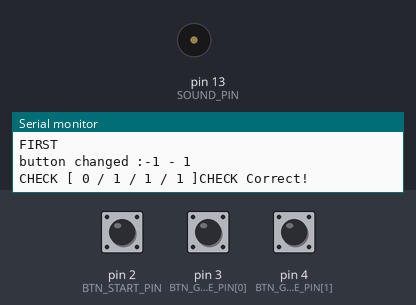
Simulated run of this sketch. Board: Arduino Uno, built with avr-gcc and run on an emulated ATmega328P. On the bench: buzzer (waves = sounding), the last lines printed to the serial monitor. The test bench sets the inputs (shaded band); at power-on: pin 3 (BTN_GAME_PIN[0]) HIGH, pin 2 (BTN_START_PIN) LOW, pin 4 (BTN_GAME_PIN[1]) HIGH.

Above: at 5.0 s.
5.1 s: pin 3 (BTN_GAME_PIN[0]) pulled LOW for 0.15 s
At 5.37 s:
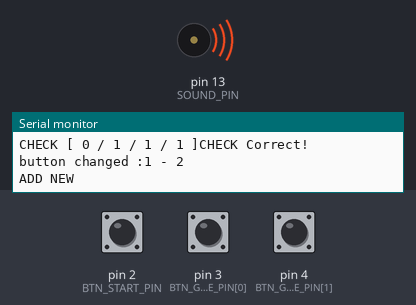
7.1 s: pin 2 (BTN_START_PIN) pulled HIGH for 0.15 s
At 8.24 s:
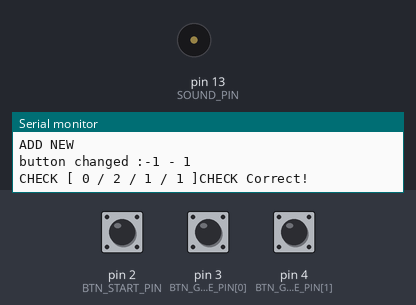
10.1 s: pin 3 (BTN_GAME_PIN[0]) pulled LOW for 1 s
Timing chart, 0 to 20.1 s (numbered marks = the images above; inputs shaded):
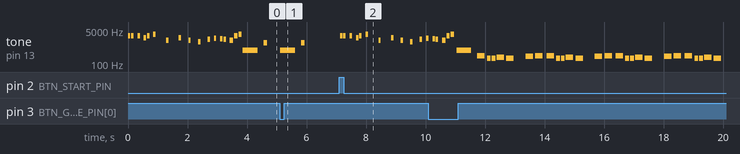

The sketch:

sketch_10.1.SequenceMemoryGame.ino
```cpp
#include "pitches.h"

int GAME_BUTTON_CNT = 10;
int PREV_NUMBER = -1;
int BTN_START_PIN = 2; // start button
int BTN_GAME_PIN[10] = {3,4,5,6,7,8,9,10,11,12}; // 1~10 button by order
int SOUND_PIN = 13;

enum GMODE {
  GMODE_GAME_START,       // 0, start new game, initialize all
  GMODE_HIT_BTN_CORRECT,  // 1, hit correct memorized button
  GMODE_HIT_BTN_WRONG,     // 2, hit wrong memorized button
  GMODE_USER_CHANGE,      // 3, change user
  GMODE_GAME_END          // 3
};

int melody1[] = {NOTE_C4, NOTE_G3,NOTE_G3, NOTE_A3, NOTE_G3,0, NOTE_B3, NOTE_C4};
int noteDurations1[] = {4, 8, 8, 4, 4, 4, 4, 4};

int melody4[] = {
    NOTE_E7, NOTE_E7, 0, NOTE_E7,
    0, NOTE_C7, NOTE_E7, 0,
    NOTE_G7, 0, 0,  0,
    NOTE_G6, 0, 0, 0,

    NOTE_C7, 0, 0, NOTE_G6,
    0, 0, NOTE_E6, 0,
    0, NOTE_A6, 0, NOTE_B6,
    0, NOTE_AS6, NOTE_A6, 0,

    NOTE_G6, NOTE_E7, NOTE_G7
  };
int noteDurations4[] = {
  12, 12, 12, 12,
  12, 12, 12, 12,
  12, 12, 12, 12,
  12, 12, 12, 12,

  12, 12, 12, 12,
  12, 12, 12, 12,
  12, 12, 12, 12,
  12, 12, 12, 12,

  9, 9, 9};

int CURRENT_STAGE = 0; // current game stage which start from zero
int MEMORY_STAGE = 0;  // number button memorized count
int order_memorize[50];

void setup() {
  // put your setup code here, to run once:

  pinMode(SOUND_PIN, OUTPUT);
  Serial.begin(9600);
  startGame();
}

void loop() {

  int buttonState = readButton();

  // start game
  if (buttonState == 0) {
    startGame();
  }
  else if (1 <= buttonState && buttonState <= 10 ) {

    if (buttonState != PREV_NUMBER) {

      Serial.print("button changed :");
      Serial.print(PREV_NUMBER);
      Serial.print(" - ");
      Serial.println(buttonState);

      // at first clicked
      if (MEMORY_STAGE == 0 && CURRENT_STAGE == 0) {
          Serial.println("FIRST");

        order_memorize[0] = buttonState;
        MEMORY_STAGE = 1;
        CURRENT_STAGE = 0;

        PREV_NUMBER = -1; // reset previous

        soundEffect(GMODE_USER_CHANGE);
      }
      // add new number
      else if (MEMORY_STAGE == CURRENT_STAGE) {
        Serial.println("ADD NEW");

        order_memorize[CURRENT_STAGE] = buttonState;
        MEMORY_STAGE++;
        CURRENT_STAGE = 0;


        PREV_NUMBER = -1;

        soundEffect(GMODE_USER_CHANGE);
      }
      // mid number
      else {
        Serial.print("CHECK [ ");
        Serial.print(CURRENT_STAGE);
        Serial.print( " / " );
        Serial.print(MEMORY_STAGE);
        Serial.print( " / " );
        Serial.print(order_memorize[CURRENT_STAGE]);
        Serial.print( " / " );
        Serial.print(buttonState);
        Serial.print(" ]");

        // correct number
        if (order_memorize[CURRENT_STAGE] == buttonState) {
          Serial.println("CHECK Correct!");

          CURRENT_STAGE++;
          PREV_NUMBER = buttonState;

          soundEffect(GMODE_HIT_BTN_CORRECT);
        }
        // wrong number
        else {
          Serial.println("CHECK Wrong!");

          soundEffect(GMODE_HIT_BTN_WRONG);
        }
      }
    }
  }

  delay(50);
}

void startGame() {
  soundEffect(GMODE_GAME_START);
  CURRENT_STAGE = 0;
  MEMORY_STAGE = 0;
  PREV_NUMBER = -1;
}


// game start sound
void soundEffect(int smode) {
  switch (smode)
  {
    case GMODE_GAME_START:
      playMemody(melody4, noteDurations4, sizeof(melody4)/sizeof(int));
    break;
    case GMODE_HIT_BTN_CORRECT:
      playTone(NOTE_D6, 8);
    break;
    case GMODE_HIT_BTN_WRONG:
      playMemody(melody1, noteDurations1, sizeof(melody1)/sizeof(int));
    break;
    case GMODE_USER_CHANGE:
      playTone(NOTE_B4, 2);
    break;
  }
}

// 0: START, 1~10: GAME BUTTON
int readButton() {
  int buttonState = digitalRead(BTN_START_PIN);
  if (buttonState == HIGH)
  {
    if (PREV_NUMBER == 0)
      return -1;
    else
      return 0;
  }
  else
  {
    for (int i = 0; i < GAME_BUTTON_CNT; i++)
    {
      buttonState = digitalRead(BTN_GAME_PIN[i]);
      if (buttonState == HIGH)
      {
          return i+1;
      }
    }
  }

  return -1;
}


void playMemody(int m[], int d[], int len) {
  for (int thisNote = 0; thisNote < len; thisNote++) {

    // to calculate the note duration, take one second
    // divided by the note type.
    //e.g. quarter note = 1000 / 4, eighth note = 1000/8, etc.
    int noteDuration = 1000/d[thisNote];
    tone(SOUND_PIN, m[thisNote],noteDuration);

    // to distinguish the notes, set a minimum time between them.
    // the note's duration + 30% seems to work well:
    int pauseBetweenNotes = noteDuration * 1.30;
    delay(pauseBetweenNotes);
    // stop the tone playing:
    noTone(SOUND_PIN);
  }
}

void playTone(int m, int d) {

  int noteDuration = 1000/d;
  tone(SOUND_PIN, m,noteDuration);

  // to distinguish the notes, set a minimum time between them.
  // the note's duration + 30% seems to work well:
  int pauseBetweenNotes = noteDuration * 1.30;
  delay(pauseBetweenNotes);
  // stop the tone playing:
  noTone(SOUND_PIN);
}
```

Measured:
- after the input at 5.1 s, tone on pin 13 (SOUND_PIN): silent → 494 Hz at once, → silent 0.50 s later, → 1175 Hz 0.20 s later, → silent 0.13 s later
- after the input at 7.1 s, tone on pin 13 (SOUND_PIN): plays 2637 Hz for 0.08 s, 2637 Hz for 0.08 s, 2637 Hz for 0.08 s, 2093 Hz for 0.08 s, 2637 Hz for 0.08 s, 3136 Hz for 0.08 s … (12 notes in this stretch), starting at once
- by itself, tone on pin 13 (SOUND_PIN): plays 2637 Hz for 0.08 s, 2637 Hz for 0.08 s, 2637 Hz for 0.08 s, 2093 Hz for 0.08 s, 2637 Hz for 0.08 s, 3136 Hz for 0.08 s … (19 notes in this stretch)
